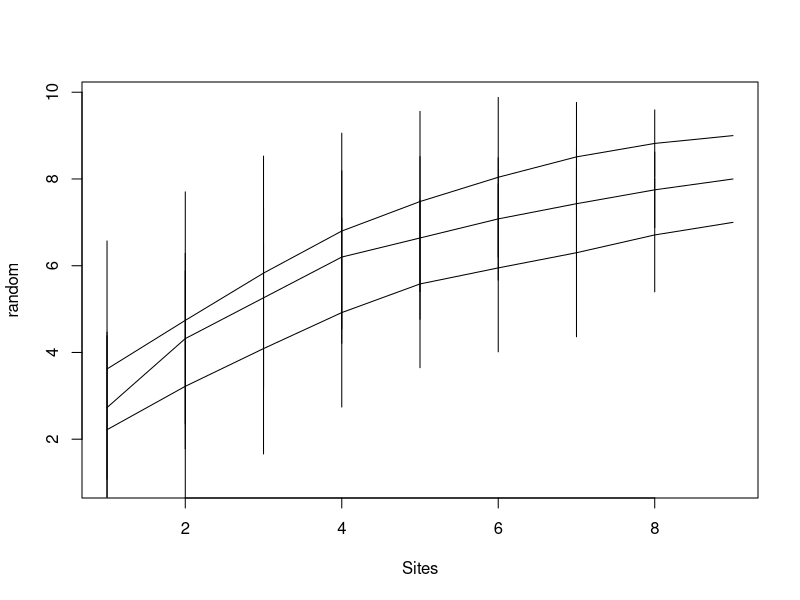
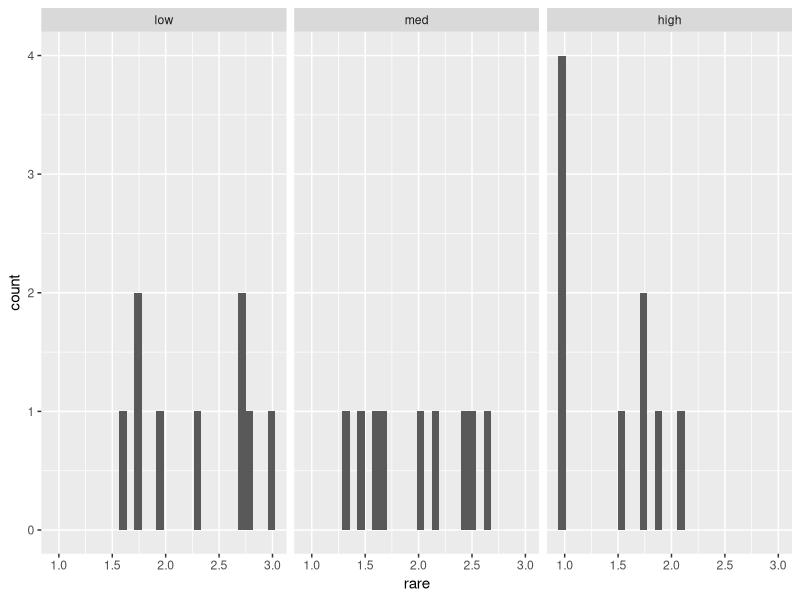
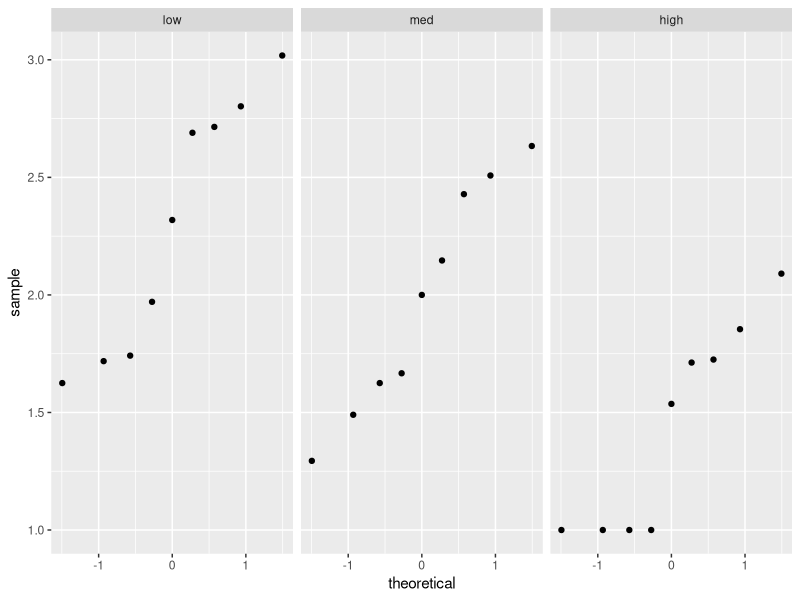
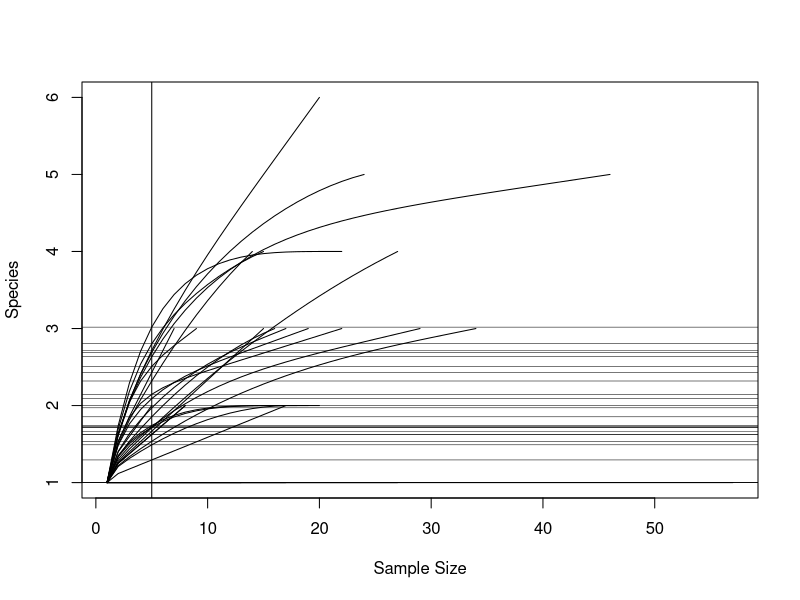
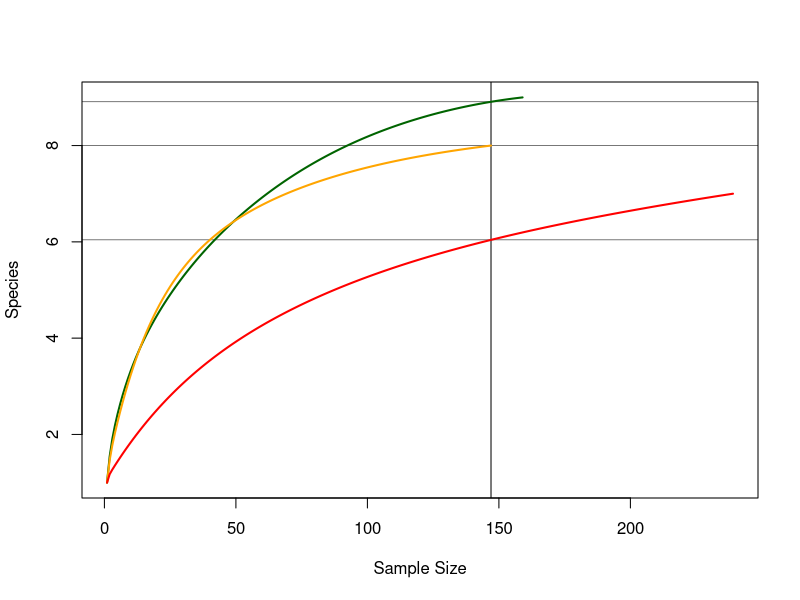

The R script that drew these images, in order:
## ---- chunk 1
knitr::opts_chunk$set(echo = TRUE)
## ---- chunk 2

# Install necessary packages
library(tidyverse)
library(vegan)

# Load necessary data
smamms <- read_csv('smamms.csv')
meta <- read_csv('sites.csv')

## ---- chunk 3

# Create combined and simplified data frame with only unique animals
smammeta <- full_join(smamms, meta, by = c("site" = "site.code")) %>% 
  filter(species != 'MISS' & species != 'SPRU') %>% # remove SPRU and MISS
  group_by(indID) %>% 
  filter(row_number()==1) %>% # filter by unique animals
  ungroup() %>% 
  select(site, severity, species) %>% 
  mutate(
    severity = 
      case_when(
        severity == 'Green' ~ 'low',
        severity == 'Mixed' ~ 'med',
        severity == 'High' ~ 'high'
      )
  ) %>% 
  mutate(severity = factor(severity, levels = c('low', 'med', 'high')))

## ---- chunk 4

# Create a species matrix
matrix_temp <- smammeta %>% 
  group_by(site, species) %>% 
  tally() %>%  # count individuals per species per site
  spread(species, n) %>% # re-format into matrix
  ungroup() %>% 
  replace(., is.na(.), 0) # replace NAs with 0

matrix <- matrix_temp %>% 
  select(-site) # remove site column for input into vegan

sites <- matrix_temp$site # vector of just sites

row.names(matrix) <- sites # add sites to matrix as row names

# Create separate species matrices for each treatment

matrix_low <- matrix[1:9,] # species matrix for low severity
matrix_med <- matrix[19:27,] # species matrix for med severity
matrix_high <- matrix[10:18,] # species matrix for high severity

# Create species matrix by treatment

matrix_temp <- smammeta %>% 
  group_by(severity, species) %>% 
  tally() %>%  # count individuals per species per treatment
  spread(species, n) %>% # re-format into matrix
  ungroup() %>% 
  replace(., is.na(.), 0) # replace NAs with 0
  
matrix_sev <- matrix_temp %>% 
  select(-severity) # remove treatment column for input into vegan

treats <- matrix_temp$severity # vector of just treatments

row.names(matrix_sev) <- treats # add treatments to matrix as row names

## ---- chunk 5

# Species accumulation curves

accum_low <- specaccum(matrix_low, # low severity
                       method = 'random', 
                       permutations = 100)

accum_med <- specaccum(matrix_med, # medium severity
                       method = 'random',
                       permutations = 100)

accum_high <- specaccum(matrix_high, # high severity
                        method = 'random',
                        permutations = 100)

# Plot curves
plot(accum_low)
lines(accum_med)
lines(accum_high)

## ---- chunk 6

# Calculate richness for each site using rarefaction
raremax <- min(rowSums(matrix))
raremax # minimum sample count = 5: rarefy using this value

rare <- rarefy(matrix, sample = raremax)

# Make a dataframe with site, severity, and H
richness <- data_frame(sites, rare) %>% 
  full_join(., smammeta, by = c('sites' = 'site')) %>% 
  select(sites, severity, rare) %>% 
  rename(site = sites) %>% 
  group_by(site) %>% 
  filter(row_number()==1)

## ---- chunk 7

# Explore the data distribution

# Make histograms for each treatment
rare_hist <- ggplot(richness, aes(x = rare)) +
  geom_histogram() +
  facet_wrap(~severity)

rare_hist

# Make qqplots for each treatment
rare_qq <- ggplot(richness, aes(sample = rare)) +
  geom_qq() +
  facet_wrap(~severity)

rare_qq

# Histograms look a little funky because sample size is so small
# qq-plots for low and med severities look good, but qq-plot for high severity is skewed towards 0
# n=9 for each severity, so cannot use CLT to justify normality

## ---- chunk 8

# Explore variance
variances <- richness %>% 
  group_by(severity) %>% 
  summarize(
    variance = var(rare)
  )

variances

# The variances aren't that different for each severity

## ---- chunk 9

# Test for significant differences in means

# ANOVA
rare_aov <- aov(rare ~ severity, data = richness)

summary(rare_aov)
# p<0.05, so there's at least one sig dif in means

# Post-hoc pairwise testing

# Tukey's HSD
rare_ph <- TukeyHSD(rare_aov)
rare_ph

# p=0.003 for low vs. high, but otherwise p>0.05
# significant difference between low and high severity means, but not between med vs. low or high severities

## ---- chunk 10

# Calculate richness for each treatment using rarefaction
raremax2 <- min(rowSums(matrix_sev))
raremax2 # minimum sample count = 5: rarefy using this value

rare_sev <- rarefy(matrix_sev, sample = raremax2)

## ---- chunk 11

# Plot rarefaction curves for each site
curves <- rarecurve(matrix, sample = raremax, label = FALSE)

# Plot rarefaction curves for each treatment
colors <- c('darkgreen', 'orange', 'red')

curves_sev <- rarecurve(matrix_sev,
                        sample = raremax2,
                        col = colors,
                        lwd = 2,
                        label = FALSE)

